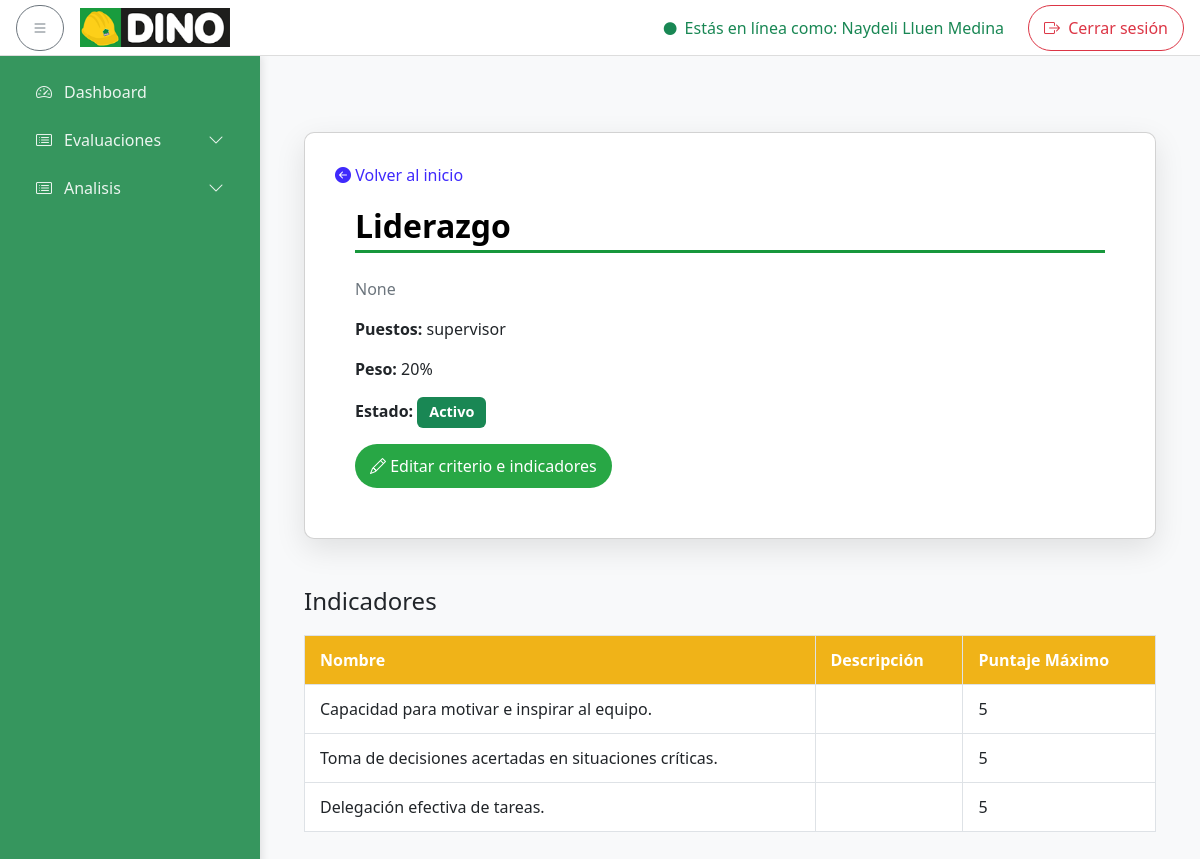
/criterios/9/ (signed in), run on the app's committed database.
### core/models.py (models this page shows, shortened)
class Usuario(AbstractUser):
    """
    Modelo personalizado para el usuario, heredando de AbstractUser.
    Este modelo ahora solo contiene los campos estándar del usuario.
    """

class Criterio(models.Model):
    nombre      = models.CharField(max_length=100, default='Sin nombre')
    descripcion = models.CharField(max_length=200, blank=True, null=True)
    puestos     = models.ManyToManyField(Puesto, related_name='criterios')
    rango_min   = models.IntegerField()
    rango_max   = models.IntegerField()
    peso        = models.PositiveIntegerField('Peso (%)', default=0,
                    help_text='Porcentaje que aporta este criterio')
    ESTADO_CHOICES = [
        ('Activo',   'Activo'),
        ('Inactivo', 'Inactivo'),
    ]
    estado      = models.CharField(max_length=10, choices=ESTADO_CHOICES,
                    default='Activo')

class Puesto(models.Model):
    nombre = models.CharField(max_length=50, unique=True)
    descripcion = models.TextField(blank=True, null=True)

class Indicador(models.Model):
    nombre = models.CharField(max_length=100)
    descripcion = models.TextField(blank=True, null=True)
    criterio = models.ForeignKey(
    Criterio,
    on_delete=models.CASCADE,
    related_name='indicadores'
)
    max_puntaje = models.IntegerField(default=5)

### core/views.py (the view)
# urls.py: path('criterios/<int:pk>/',           views.detalle_criterio, name='detalle_criterio'),
@login_required
def detalle_criterio(request, pk):
    criterio = get_object_or_404(Criterio, pk=pk)
    indicadores = criterio.indicadores.all()
    return render(request, 'criterios/detalle_criterio.html', {
        'criterio':    criterio,
        'indicadores': indicadores,
    })

### templates/criterios/detalle_criterio.html (shortened to what this page needs)
{% extends "base/base.html" %}
{% load static %}
{% block content %}
<div class="container py-1">
  <div class="card">
          <div class="back-link">
        <a href="{% url 'lista_criterios' %}">
          <i class="bi bi-arrow-left-circle-fill"></i> Volver al inicio
        </a>
      </div>
    <div class="card-body">
      <h2 class="card-title">{{ criterio.nombre }}</h2>
      <p class="card-text">{{ criterio.descripcion }}</p>
      <p><strong>Puestos:</strong>
        {% for p in criterio.puestos.all %}
        {{ p.nombre }}{% if not forloop.last %}, {% endif %}
        {% endfor %}
      </p>
      <p><strong>Peso:</strong> {{ criterio.peso }}%</p>
      <p><strong>Estado:</strong>
        {% if criterio.estado == 'Activo' %}
        <span class="badge bg-success">Activo</span>
        {% else %}
        <span class="badge bg-secondary">Inactivo</span>
        {% endif %}
      </p>
      <a href="{% url 'editar_criterio' criterio.pk %}" class="btn btn-primary">
        <i class="bi bi-pencil"></i> Editar criterio e indicadores
      </a>
    </div>
  </div>
  <h4 class="mt-5">Indicadores</h4>
  <table class="table ">
    <thead>
      <tr>
        <th>Nombre</th>
        <th>Descripción</th>
        <th>Puntaje Máximo</th>
      </tr>
    </thead>
    <tbody>
      {% for ind in indicadores %}
      <tr>
        <td>{{ ind.nombre }}</td>
        <td>{{ ind.descripcion }}</td>
        <td>{{ ind.max_puntaje }}</td>
      </tr>
      {% empty %}
      <tr>
        <td colspan="3" class="text-center text-muted">
          No hay indicadores asociados.
        </td>
      </tr>
      {% endfor %}
    </tbody>
  </table>
</div>
{% endblock %}

### templates/base/base.html (shortened to what this page needs)
{% load static %}
<!DOCTYPE html>
<html lang="es">
<head>
    <link href="https://cdn.jsdelivr.net/npm/bootstrap@5.3.0/dist/css/bootstrap.min.css" rel="stylesheet" />
    <link href="https://cdn.jsdelivr.net/npm/bootstrap-icons@1.10.5/font/bootstrap-icons.css" rel="stylesheet" />
</head>
<body>
    <nav class="navbar d-flex justify-content-between align-items-center">
        <div class="d-flex align-items-center">
            <button id="sidebarToggle" class="btn btn-outline-secondary btn-sm me-3">
                <i class="bi bi-list"></i>
            </button>
            <a class="navbar-brand">
                <img src="{% static 'img/logo_dino.png' %}" alt="Logo Dino">
            </a>
        </div>
        <div class="d-flex align-items-center">
            <span class="text-success me-4">
                <i class="bi bi-circle-fill me-1" style="font-size:.8rem;"></i> Estás en línea como:
                {{ request.user.get_full_name|default:request.user.username }}
            </span>
            <form id="logoutForm" method="post" action="{% url 'index' %}">
                <button type="submit" class="btn btn-outline-danger btn-sm">
                    <i class="bi bi-box-arrow-right me-1"></i> Cerrar sesión
                </button>
            </form>
        </div>
    </nav>
    {% with request.resolver_match.url_name as view_name %}
    <div class="d-flex main">
        <aside class="sidebar" id="sidebar">
            <ul class="nav flex-column">
                {% if request.user.trabajador.puesto.nombre == 'gerente' %}
                <li class="nav-item">
                    <a href="{% url 'admin_dashboard' %}"
                        class="nav-link {% if view_name == 'admin_dashboard' %}active{% endif %}">
                        <i class="bi bi-speedometer2"></i><span>Dashboard</span>
                    </a>
                </li>
                <li class="nav-item">
                    <a href="{% url 'gestion_empleados' %}"
                        class="nav-link {% if view_name == 'gestion_empleados' %}active{% endif %}">
                        <i class="bi bi-people-fill"></i><span>Empleados</span>
                    </a>
                </li>
                <li
                    class="nav-item has-submenu {% if view_name == 'lista_evaluaciones' or view_name == 'realizar_autoevaluacion' %}submenu-open{% endif %}">
                    <a href="#" class="nav-link submenu-toggle">
                        <i class="bi bi-card-list"></i><span>Evaluaciones</span>
                        <i class="bi bi-chevron-down ms-auto"></i>
                    </a>
                    <ul class="nav flex-column submenu">
                        <li class="nav-item">
                            <a href="{% url 'lista_evaluaciones' %}"
                                class="nav-link {% if view_name == 'lista_evaluaciones' %}active{% endif %}">
                                <i class="bi bi-person-check"></i><span>Trabajador</span>
                            </a>
                        </li>
                        <li class="nav-item">
                            <a href="{% url 'lista_autoevaluaciones' %}"
                                class="nav-link {% if view_name == 'lista_autoevaluaciones' %}active{% endif %}">
                                <i class="bi bi-pencil-square"></i><span>Autoevaluación</span>
                            </a>
                        </li>
                    </ul>
                </li>
                <li class="nav-item">
                    <a href="{% url 'lista_criterios' %}"
                        class="nav-link {% if view_name == 'lista_criterios' %}active{% endif %}">
                        <i class="bi bi-list-check"></i><span>Criterios</span>
                    </a>
                </li>
                <li
                    class="nav-item has-submenu {% if view_name == 'lista_evaluaciones' or view_name == 'realizar_autoevaluacion' %}submenu-open{% endif %}">
                    <a href="#" class="nav-link submenu-toggle">
                        <i class="bi bi-card-list"></i><span>Analisis</span>
                        <i class="bi bi-chevron-down ms-auto"></i>
                    </a>
                    <ul class="nav flex-column submenu">
                        <li class="nav-item">
                            <a href="{% url 'resultado_total' trabajador_id=request.user.trabajador.id %}"
                                class="nav-link {% if view_name == 'lista_evaluaciones' %}active{% endif %}">
                                <i class="bi bi-person-check"></i><span>Desempeño</span>
                            </a>
                        </li>
                        <li class="nav-item">
                            <a href="{% url 'historial_evaluaciones' %}"
                                class="nav-link {% if view_name == 'historial_evaluaciones' %}active{% endif %}">
                                <i class="bi bi-bar-chart-fill"></i><span>Seguimiento</span>
                            </a>
                        </li>
                    </ul>
                </li>
                <li class="nav-item">
                    <a href="{% url 'lista_periodos' %}"
                        class="nav-link {% if view_name == 'configuracion' %}active{% endif %}">
                        <i class="bi bi-gear-fill"></i><span>Configuración</span>
                    </a>
                </li>
                {% else %}
                <li class="nav-item">
                    <a href="{% url 'admin_dashboard' %}"
                        class="nav-link {% if view_name == 'admin_dashboard' %}active{% endif %}">
                        <i class="bi bi-speedometer2"></i><span>Dashboard</span>
                    </a>
                </li>
                <li
                    class="nav-item has-submenu {% if view_name == 'lista_evaluaciones' or view_name == 'realizar_autoevaluacion' %}submenu-open{% endif %}">
                    <a href="#" class="nav-link submenu-toggle">
                        <i class="bi bi-card-list"></i><span>Evaluaciones</span>
                        <i class="bi bi-chevron-down ms-auto"></i>
                    </a>
                </li>
                <li
                    class="nav-item has-submenu {% if view_name == 'lista_evaluaciones' or view_name == 'realizar_autoevaluacion' %}submenu-open{% endif %}">
                    <a href="#" class="nav-link submenu-toggle">
                        <i class="bi bi-card-list"></i><span>Analisis</span>
                        <i class="bi bi-chevron-down ms-auto"></i>
                    </a>
                </li>
                {% endif %}
            </ul>
        </aside>
        <main class="content">
            {% block content %}{% endblock %}
        </main>
    </div>
    {% endwith %}
</body>
</html>

### templates/base/base.html (style rules this page uses)
:root { --sidebar-width: 260px; --sidebar-collapsed: 80px; --primary: #36965e; --bg: #f9f9f9; --tre: #17973C; --secundary: #000000; --shadow: rgba(0, 0, 0, 0.1); }
html, body { margin: 0; padding: 0; height: 100%; background: var(--bg); font-family: 'Lato', sans-serif; }
.d-flex.main { height: calc(100vh - 56px); }
aside.sidebar { position: fixed; top: 56px; left: 0; bottom: 0; width: var(--sidebar-width); background: black; color: #fff; padding: 1rem; box-shadow: 2px 0 8px var(--shadow); transition: width .3s; z-index: 1050; }
aside.sidebar .nav-link { color: rgba(255, 255, 255, 0.9); margin-bottom: .5rem; border-radius: 6px; display: flex; align-items: center; gap: .5rem; white-space: nowrap; overflow: hidden; }
aside.sidebar .nav-link i { min-width: 24px; text-align: center; }
aside.sidebar .nav-link span { transition: opacity .3s; }
main.content { margin-top: 56px; margin-left: var(--sidebar-width); padding: 2rem; transition: margin-left .3s; position: relative; overflow: auto; }
main.content h2 { color: var(--primary); border-bottom: 3px solid var(--primary); padding-bottom: .3rem; margin-bottom: 1.5rem; }
nav.navbar { background: #fff; border-bottom: 1px solid #ddd; height: 56px; z-index: 1100; padding: 0 1rem; position: fixed; top: 0; left: 0; right: 0; }
nav.navbar .navbar-brand { flex: none; display: flex; align-items: center; }
nav.navbar .navbar-brand img { width: 150px; height: auto; flex-shrink: 0; }
aside.sidebar { width: var(--sidebar-width); background: var(--primary); color: #fff; display: flex; flex-direction: column; padding: 1rem; box-shadow: 2px 0 8px var(--shadow); transition: width .3s; }
main.content { flex: 1; overflow: auto; padding: 2rem; }
main.content h2 { color: var(--secundary); border-bottom: 3px solid var(--tre); padding-bottom: .3rem; margin-bottom: 1.5rem; }
.has-submenu { position: relative; }

### templates/criterios/detalle_criterio.html (style rules this page uses)
body { background-color: #f8f9fa; font-family: 'Segoe UI', Tahoma, Geneva, Verdana, sans-serif; }
.card-title { font-size: 2rem; font-weight: bold; color: #28a745; }
.card-text { color: #6c757d; }
.badge { font-size: 0.9rem; padding: 0.5rem 0.75rem; }
.table { border-collapse: collapse; width: 100%; margin-top: 20px; }
.table th, .table td { padding: 12px 15px; border: 1px solid #dee2e6; text-align: left; }
.table th { background-color: #F0B318; color: white; }
.table td { background-color: white; }
.btn { padding: 10px 15px; border-radius: 25px; font-size: 1rem; transition: all 0.3s ease; }
.btn-primary { background-color: #28a745; border: none; color: white; }
.container { margin-top: 40px; }
.card { border-radius: 10px; box-shadow: 0px 10px 30px rgba(0, 0, 0, 0.1); padding: 30px; background-color: white; }
.card-body { padding: 20px; }
.back-link a { color: #3f2afc; text-decoration: none; font-weight: 500; }

### data on the page
Usuario: user.get_full_name "Naydeli Lluen Medina"
Criterio: nombre "Liderazgo", descripcion "None", peso "20"
Puesto: nombre "supervisor"
Indicador: nombre "Capacidad para motivar e inspirar al equipo.", max_puntaje "5"
Indicador: nombre "Toma de decisiones acertadas en situaciones críticas.", max_puntaje "5"
Indicador: nombre "Delegación efectiva de tareas.", max_puntaje "5"
